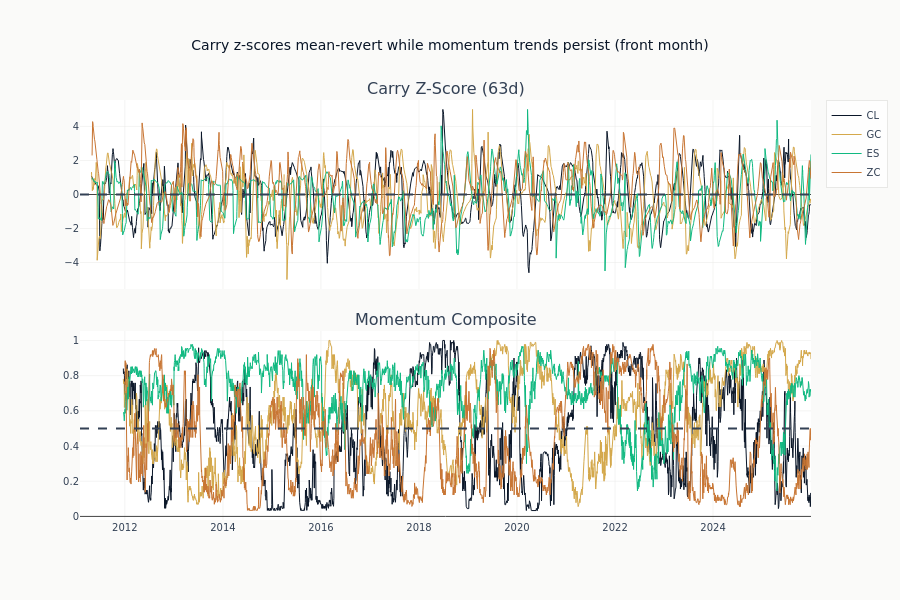

The code cell stored with this chart in its notebook:
### Code cell
# Carry z-score time series for key products
fig = make_subplots(
    rows=2,
    cols=1,
    shared_xaxes=True,
    subplot_titles=["Carry Z-Score (63d)", "Momentum Composite"],
    vertical_spacing=0.1,
)

plot_data = output_df.filter(pl.col("position") == 0)

# Distinct categorical hue per product so the same product matches across subplots.
# Hand-picked from utils.style COLORS for maximum separation (the default
# categorical ramp puts two blue-family hues adjacent, which reads as one line).
key_products = ["CL", "GC", "ES", "ZC"]
product_colors = {
    "CL": style.COLORS["blue"],
    "GC": style.COLORS["amber"],
    "ES": style.COLORS["positive"],
    "ZC": style.COLORS["copper"],
}

for product in key_products:
    prod = plot_data.filter(pl.col("product") == product).sort("timestamp")
    if len(prod) > 0:
        fig.add_trace(
            go.Scatter(
                x=prod["timestamp"].to_list(),
                y=prod["carry_zscore_63d"].to_list(),
                name=f"{product}",
                line=dict(width=1, color=product_colors[product]),
            ),
            row=1,
            col=1,
        )
        fig.add_trace(
            go.Scatter(
                x=prod["timestamp"].to_list(),
                y=prod["momentum_composite"].to_list(),
                name=f"{product}",
                line=dict(width=1, color=product_colors[product]),
                showlegend=False,
            ),
            row=2,
            col=1,
        )

fig.update_layout(
    template="ml4t",
    height=600,
    title_text="Carry z-scores mean-revert while momentum trends persist (front month)",
)
fig.add_hline(y=0, line_dash="dash", line_color=style.COLORS["neutral"], row=1, col=1)
fig.add_hline(y=0.5, line_dash="dash", line_color=style.COLORS["neutral"], row=2, col=1)
fig.show()

### Figure 1 — Plotly figure (JSON) as saved in the notebook; plotly's stock layout.template omitted (floating-point values rounded to 4 significant figures; data arrays with more than 128 entries replaced by an {"elided": "..."} marker saying what was removed)
{"data": [{"line": {"color": "#0a1628", "width": 1}, "name": "CL", "type": "scatter", "x": {"elided": "3848 str values"}, "xaxis": "x", "y": {"elided": "3848 float values"}, "yaxis": "y"}, {"line": {"color": "#0a1628", "width": 1}, "name": "CL", "showlegend": false, "type": "scatter", "x": {"elided": "3848 str values"}, "xaxis": "x2", "y": {"elided": "3848 float values"}, "yaxis": "y2"}, {"line": {"color": "#D4A84B", "width": 1}, "name": "GC", "type": "scatter", "x": {"elided": "3847 str values"}, "xaxis": "x", "y": {"elided": "3847 float values"}, "yaxis": "y"}, {"line": {"color": "#D4A84B", "width": 1}, "name": "GC", "showlegend": false, "type": "scatter", "x": {"elided": "3847 str values"}, "xaxis": "x2", "y": {"elided": "3847 float values"}, "yaxis": "y2"}, {"line": {"color": "#10b981", "width": 1}, "name": "ES", "type": "scatter", "x": {"elided": "3845 str values"}, "xaxis": "x", "y": {"elided": "3845 float values"}, "yaxis": "y"}, {"line": {"color": "#10b981", "width": 1}, "name": "ES", "showlegend": false, "type": "scatter", "x": {"elided": "3845 str values"}, "xaxis": "x2", "y": {"elided": "3845 float values"}, "yaxis": "y2"}, {"line": {"color": "#C87533", "width": 1}, "name": "ZC", "type": "scatter", "x": {"elided": "3753 str values"}, "xaxis": "x", "y": {"elided": "3753 float values"}, "yaxis": "y"}, {"line": {"color": "#C87533", "width": 1}, "name": "ZC", "showlegend": false, "type": "scatter", "x": {"elided": "3753 str values"}, "xaxis": "x2", "y": {"elided": "3753 float values"}, "yaxis": "y2"}], "layout": {"annotations": [{"font": {"size": 16}, "showarrow": false, "text": "Carry Z-Score (63d)", "x": 0.5, "xanchor": "center", "xref": "paper", "y": 1.0, "yanchor": "bottom", "yref": "paper"}, {"font": {"size": 16}, "showarrow": false, "text": "Momentum Composite", "x": 0.5, "xanchor": "center", "xref": "paper", "y": 0.45, "yanchor": "bottom", "yref": "paper"}], "height": 600, "shapes": [{"line": {"color": "#334155", "dash": "dash"}, "type": "line", "x0": 0, "x1": 1, "xref": "x domain", "y0": 0, "y1": 0, "yref": "y"}, {"line": {"color": "#334155", "dash": "dash"}, "type": "line", "x0": 0, "x1": 1, "xref": "x2 domain", "y0": 0.5, "y1": 0.5, "yref": "y2"}], "title": {"text": "Carry z-scores mean-revert while momentum trends persist (front month)"}, "xaxis": {"anchor": "y", "domain": [0.0, 1.0], "matches": "x2", "showticklabels": false}, "xaxis2": {"anchor": "y2", "domain": [0.0, 1.0]}, "yaxis": {"anchor": "x", "domain": [0.55, 1.0]}, "yaxis2": {"anchor": "x2", "domain": [0.0, 0.45]}}}
